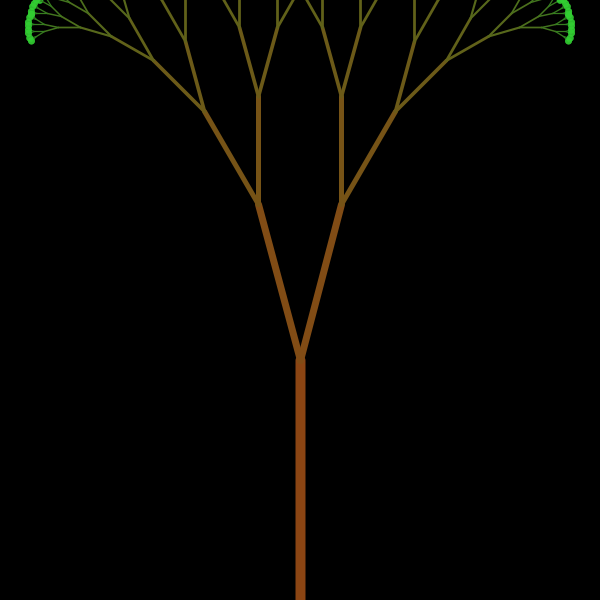
Frame 1 (no input)
Frame 60 (the mouse pressed at the canvas centre just before this capture): identical to frame 1, image omitted
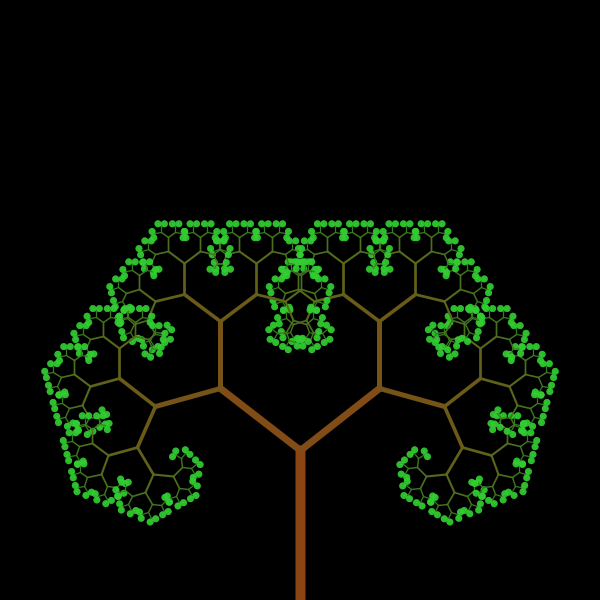
Frame 120 (the mouse held since frame 60 and released just before this capture)

The Processing sketch that drew these frames (run headless with seeded random() and noise(); from frame 60 on, the mouse is pressed at the canvas centre):

// Processing sketch: sketch_250430k
// ── sketch_250430k.pde
float startAngle = -PI/2; // Pointing upwards
float initialLength;
float branchAngleFactor; // Controlled by mouseX
int maxDepth = 10; // Max recursion depth

// Colors
color trunkColorStart;
color trunkColorEnd;
color leafColor;

void setup() {
  size(600, 600);
  // Initialize colors
  trunkColorStart = color(139, 69, 19); // Brown
  trunkColorEnd = color(34, 139, 34);   // Forest Green
  leafColor = color(50, 205, 50);       // Lime Green
}

void draw() {
  background(0);

  // Mouse controls
  // MouseX controls the angle of sub-branches
  branchAngleFactor = map(mouseX, 0, width, PI/12, PI/2); // Range from narrow to wide
  // MouseY controls the length of the first branch (trunk)
  initialLength = map(mouseY, 0, height, height/2.5, height/10); // Longer when mouse is lower

  // Start the recursion from the bottom center
  translate(width/2, height);
  branch(initialLength, 0); // Initial call with depth 0
}

void branch(float len, int depth) {
  if (depth >= maxDepth || len < 2) {
    // Base case: draw a leaf
    noStroke();
    fill(leafColor, 180); // Slightly transparent leaves
    ellipse(0, 0, 7, 7);
    return;
  }

  // Branch color based on depth
  float depthRatio = map(depth, 0, maxDepth, 0, 1);
  color currentBranchColor = lerpColor(trunkColorStart, trunkColorEnd, depthRatio);
  stroke(currentBranchColor);
  strokeWeight(map(len, 2, initialLength, 1, 10)); // Thinner branches as they get smaller

  line(0, 0, 0, -len); // Draw the branch upwards

  // Move to the end of the branch
  translate(0, -len);

  // Shrink factor for next branches
  float shrinkFactor = 0.67; // Classic fractal tree shrink factor

  // Left branch
  pushMatrix();
  rotate(branchAngleFactor);
  branch(len * shrinkFactor, depth + 1);
  popMatrix();

  // Right branch
  pushMatrix();
  rotate(-branchAngleFactor);
  branch(len * shrinkFactor, depth + 1);
  popMatrix();
}
